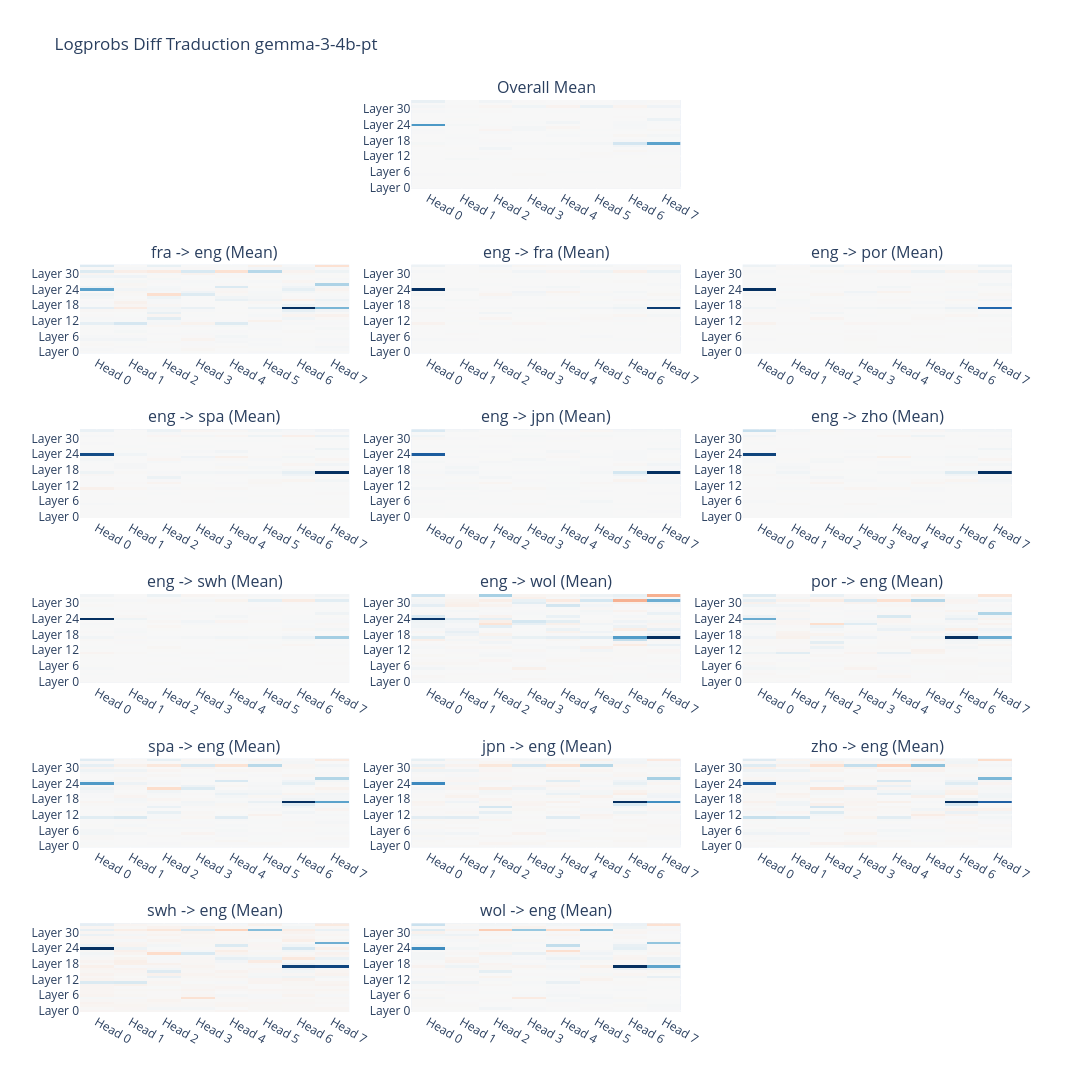

The notebook cell saved with this chart:
### Code cell
plot_logprobs_diff(
    logprobs_diff_lang,
    logprobs_diff_lang.keys(),
    title="Logprobs Diff Traduction gemma-3-4b-pt",
)

### Figure 1 — Plotly figure (JSON) as saved in the notebook; plotly's stock layout.template omitted (floating-point values rounded to 4 significant figures; data arrays with more than 128 entries replaced by an {"elided": "..."} marker saying what was removed)
{"data": [{"colorscale": [[0, "rgb(103,0,31)"], [0.1, "rgb(178,24,43)"], [0.2, "rgb(214,96,77)"], [0.3, "rgb(244,165,130)"], [0.4, "rgb(253,219,199)"], [0.5, "rgb(247,247,247)"], [0.6, "rgb(209,229,240)"], [0.7, "rgb(146,197,222)"], [0.8, "rgb(67,147,195)"], [0.9, "rgb(33,102,172)"], [1, "rgb(5,48,97)"]], "showscale": false, "type": "heatmap", "x": ["Head 0", "Head 1", "Head 2", "Head 3", "Head 4", "Head 5", "Head 6", "Head 7"], "xaxis": "x2", "y": ["Layer 0", "Layer 1", "Layer 2", "Layer 3", "Layer 4", "Layer 5", "Layer 6", "Layer 7", "Layer 8", "Layer 9", "Layer 10", "Layer 11", "Layer 12", "Layer 13", "Layer 14", "Layer 15", "Layer 16", "Layer 17", "Layer 18", "Layer 19", "Layer 20", "Layer 21", "Layer 22", "Layer 23", "Layer 24", "Layer 25", "Layer 26", "Layer 27", "Layer 28", "Layer 29", "Layer 30", "Layer 31", "Layer 32", "Layer 33"], "yaxis": "y2", "z": {"elided": "34x8 float values"}, "zmax": 5, "zmid": 0, "zmin": -5}, {"colorscale": [[0, "rgb(103,0,31)"], [0.1, "rgb(178,24,43)"], [0.2, "rgb(214,96,77)"], [0.3, "rgb(244,165,130)"], [0.4, "rgb(253,219,199)"], [0.5, "rgb(247,247,247)"], [0.6, "rgb(209,229,240)"], [0.7, "rgb(146,197,222)"], [0.8, "rgb(67,147,195)"], [0.9, "rgb(33,102,172)"], [1, "rgb(5,48,97)"]], "showscale": false, "type": "heatmap", "x": ["Head 0", "Head 1", "Head 2", "Head 3", "Head 4", "Head 5", "Head 6", "Head 7"], "xaxis": "x4", "y": ["Layer 0", "Layer 1", "Layer 2", "Layer 3", "Layer 4", "Layer 5", "Layer 6", "Layer 7", "Layer 8", "Layer 9", "Layer 10", "Layer 11", "Layer 12", "Layer 13", "Layer 14", "Layer 15", "Layer 16", "Layer 17", "Layer 18", "Layer 19", "Layer 20", "Layer 21", "Layer 22", "Layer 23", "Layer 24", "Layer 25", "Layer 26", "Layer 27", "Layer 28", "Layer 29", "Layer 30", "Layer 31", "Layer 32", "Layer 33"], "yaxis": "y4", "z": {"elided": "34x8 float values"}, "zmid": 0}, {"colorscale": [[0, "rgb(103,0,31)"], [0.1, "rgb(178,24,43)"], [0.2, "rgb(214,96,77)"], [0.3, "rgb(244,165,130)"], [0.4, "rgb(253,219,199)"], [0.5, "rgb(247,247,247)"], [0.6, "rgb(209,229,240)"], [0.7, "rgb(146,197,222)"], [0.8, "rgb(67,147,195)"], [0.9, "rgb(33,102,172)"], [1, "rgb(5,48,97)"]], "showscale": false, "type": "heatmap", "x": ["Head 0", "Head 1", "Head 2", "Head 3", "Head 4", "Head 5", "Head 6", "Head 7"], "xaxis": "x5", "y": ["Layer 0", "Layer 1", "Layer 2", "Layer 3", "Layer 4", "Layer 5", "Layer 6", "Layer 7", "Layer 8", "Layer 9", "Layer 10", "Layer 11", "Layer 12", "Layer 13", "Layer 14", "Layer 15", "Layer 16", "Layer 17", "Layer 18", "Layer 19", "Layer 20", "Layer 21", "Layer 22", "Layer 23", "Layer 24", "Layer 25", "Layer 26", "Layer 27", "Layer 28", "Layer 29", "Layer 30", "Layer 31", "Layer 32", "Layer 33"], "yaxis": "y5", "z": {"elided": "34x8 float values"}, "zmid": 0}, {"colorscale": [[0, "rgb(103,0,31)"], [0.1, "rgb(178,24,43)"], [0.2, "rgb(214,96,77)"], [0.3, "rgb(244,165,130)"], [0.4, "rgb(253,219,199)"], [0.5, "rgb(247,247,247)"], [0.6, "rgb(209,229,240)"], [0.7, "rgb(146,197,222)"], [0.8, "rgb(67,147,195)"], [0.9, "rgb(33,102,172)"], [1, "rgb(5,48,97)"]], "showscale": false, "type": "heatmap", "x": ["Head 0", "Head 1", "Head 2", "Head 3", "Head 4", "Head 5", "Head 6", "Head 7"], "xaxis": "x6", "y": ["Layer 0", "Layer 1", "Layer 2", "Layer 3", "Layer 4", "Layer 5", "Layer 6", "Layer 7", "Layer 8", "Layer 9", "Layer 10", "Layer 11", "Layer 12", "Layer 13", "Layer 14", "Layer 15", "Layer 16", "Layer 17", "Layer 18", "Layer 19", "Layer 20", "Layer 21", "Layer 22", "Layer 23", "Layer 24", "Layer 25", "Layer 26", "Layer 27", "Layer 28", "Layer 29", "Layer 30", "Layer 31", "Layer 32", "Layer 33"], "yaxis": "y6", "z": {"elided": "34x8 float values"}, "zmid": 0}, {"colorscale": [[0, "rgb(103,0,31)"], [0.1, "rgb(178,24,43)"], [0.2, "rgb(214,96,77)"], [0.3, "rgb(244,165,130)"], [0.4, "rgb(253,219,199)"], [0.5, "rgb(247,247,247)"], [0.6, "rgb(209,229,240)"], [0.7, "rgb(146,197,222)"], [0.8, "rgb(67,147,195)"], [0.9, "rgb(33,102,172)"], [1, "rgb(5,48,97)"]], "showscale": false, "type": "heatmap", "x": ["Head 0", "Head 1", "Head 2", "Head 3", "Head 4", "Head 5", "Head 6", "Head 7"], "xaxis": "x7", "y": ["Layer 0", "Layer 1", "Layer 2", "Layer 3", "Layer 4", "Layer 5", "Layer 6", "Layer 7", "Layer 8", "Layer 9", "Layer 10", "Layer 11", "Layer 12", "Layer 13", "Layer 14", "Layer 15", "Layer 16", "Layer 17", "Layer 18", "Layer 19", "Layer 20", "Layer 21", "Layer 22", "Layer 23", "Layer 24", "Layer 25", "Layer 26", "Layer 27", "Layer 28", "Layer 29", "Layer 30", "Layer 31", "Layer 32", "Layer 33"], "yaxis": "y7", "z": {"elided": "34x8 float values"}, "zmid": 0}, {"colorscale": [[0, "rgb(103,0,31)"], [0.1, "rgb(178,24,43)"], [0.2, "rgb(214,96,77)"], [0.3, "rgb(244,165,130)"], [0.4, "rgb(253,219,199)"], [0.5, "rgb(247,247,247)"], [0.6, "rgb(209,229,240)"], [0.7, "rgb(146,197,222)"], [0.8, "rgb(67,147,195)"], [0.9, "rgb(33,102,172)"], [1, "rgb(5,48,97)"]], "showscale": false, "type": "heatmap", "x": ["Head 0", "Head 1", "Head 2", "Head 3", "Head 4", "Head 5", "Head 6", "Head 7"], "xaxis": "x8", "y": ["Layer 0", "Layer 1", "Layer 2", "Layer 3", "Layer 4", "Layer 5", "Layer 6", "Layer 7", "Layer 8", "Layer 9", "Layer 10", "Layer 11", "Layer 12", "Layer 13", "Layer 14", "Layer 15", "Layer 16", "Layer 17", "Layer 18", "Layer 19", "Layer 20", "Layer 21", "Layer 22", "Layer 23", "Layer 24", "Layer 25", "Layer 26", "Layer 27", "Layer 28", "Layer 29", "Layer 30", "Layer 31", "Layer 32", "Layer 33"], "yaxis": "y8", "z": {"elided": "34x8 float values"}, "zmid": 0}, {"colorscale": [[0, "rgb(103,0,31)"], [0.1, "rgb(178,24,43)"], [0.2, "rgb(214,96,77)"], [0.3, "rgb(244,165,130)"], [0.4, "rgb(253,219,199)"], [0.5, "rgb(247,247,247)"], [0.6, "rgb(209,229,240)"], [0.7, "rgb(146,197,222)"], [0.8, "rgb(67,147,195)"], [0.9, "rgb(33,102,172)"], [1, "rgb(5,48,97)"]], "showscale": false, "type": "heatmap", "x": ["Head 0", "Head 1", "Head 2", "Head 3", "Head 4", "Head 5", "Head 6", "Head 7"], "xaxis": "x9", "y": ["Layer 0", "Layer 1", "Layer 2", "Layer 3", "Layer 4", "Layer 5", "Layer 6", "Layer 7", "Layer 8", "Layer 9", "Layer 10", "Layer 11", "Layer 12", "Layer 13", "Layer 14", "Layer 15", "Layer 16", "Layer 17", "Layer 18", "Layer 19", "Layer 20", "Layer 21", "Layer 22", "Layer 23", "Layer 24", "Layer 25", "Layer 26", "Layer 27", "Layer 28", "Layer 29", "Layer 30", "Layer 31", "Layer 32", "Layer 33"], "yaxis": "y9", "z": {"elided": "34x8 float values"}, "zmid": 0}, {"colorscale": [[0, "rgb(103,0,31)"], [0.1, "rgb(178,24,43)"], [0.2, "rgb(214,96,77)"], [0.3, "rgb(244,165,130)"], [0.4, "rgb(253,219,199)"], [0.5, "rgb(247,247,247)"], [0.6, "rgb(209,229,240)"], [0.7, "rgb(146,197,222)"], [0.8, "rgb(67,147,195)"], [0.9, "rgb(33,102,172)"], [1, "rgb(5,48,97)"]], "showscale": false, "type": "heatmap", "x": ["Head 0", "Head 1", "Head 2", "Head 3", "Head 4", "Head 5", "Head 6", "Head 7"], "xaxis": "x10", "y": ["Layer 0", "Layer 1", "Layer 2", "Layer 3", "Layer 4", "Layer 5", "Layer 6", "Layer 7", "Layer 8", "Layer 9", "Layer 10", "Layer 11", "Layer 12", "Layer 13", "Layer 14", "Layer 15", "Layer 16", "Layer 17", "Layer 18", "Layer 19", "Layer 20", "Layer 21", "Layer 22", "Layer 23", "Layer 24", "Layer 25", "Layer 26", "Layer 27", "Layer 28", "Layer 29", "Layer 30", "Layer 31", "Layer 32", "Layer 33"], "yaxis": "y10", "z": {"elided": "34x8 float values"}, "zmid": 0}, {"colorscale": [[0, "rgb(103,0,31)"], [0.1, "rgb(178,24,43)"], [0.2, "rgb(214,96,77)"], [0.3, "rgb(244,165,130)"], [0.4, "rgb(253,219,199)"], [0.5, "rgb(247,247,247)"], [0.6, "rgb(209,229,240)"], [0.7, "rgb(146,197,222)"], [0.8, "rgb(67,147,195)"], [0.9, "rgb(33,102,172)"], [1, "rgb(5,48,97)"]], "showscale": false, "type": "heatmap", "x": ["Head 0", "Head 1", "Head 2", "Head 3", "Head 4", "Head 5", "Head 6", "Head 7"], "xaxis": "x11", "y": ["Layer 0", "Layer 1", "Layer 2", "Layer 3", "Layer 4", "Layer 5", "Layer 6", "Layer 7", "Layer 8", "Layer 9", "Layer 10", "Layer 11", "Layer 12", "Layer 13", "Layer 14", "Layer 15", "Layer 16", "Layer 17", "Layer 18", "Layer 19", "Layer 20", "Layer 21", "Layer 22", "Layer 23", "Layer 24", "Layer 25", "Layer 26", "Layer 27", "Layer 28", "Layer 29", "Layer 30", "Layer 31", "Layer 32", "Layer 33"], "yaxis": "y11", "z": {"elided": "34x8 float values"}, "zmid": 0}, {"colorscale": [[0, "rgb(103,0,31)"], [0.1, "rgb(178,24,43)"], [0.2, "rgb(214,96,77)"], [0.3, "rgb(244,165,130)"], [0.4, "rgb(253,219,199)"], [0.5, "rgb(247,247,247)"], [0.6, "rgb(209,229,240)"], [0.7, "rgb(146,197,222)"], [0.8, "rgb(67,147,195)"], [0.9, "rgb(33,102,172)"], [1, "rgb(5,48,97)"]], "showscale": false, "type": "heatmap", "x": ["Head 0", "Head 1", "Head 2", "Head 3", "Head 4", "Head 5", "Head 6", "Head 7"], "xaxis": "x12", "y": ["Layer 0", "Layer 1", "Layer 2", "Layer 3", "Layer 4", "Layer 5", "Layer 6", "Layer 7", "Layer 8", "Layer 9", "Layer 10", "Layer 11", "Layer 12", "Layer 13", "Layer 14", "Layer 15", "Layer 16", "Layer 17", "Layer 18", "Layer 19", "Layer 20", "Layer 21", "Layer 22", "Layer 23", "Layer 24", "Layer 25", "Layer 26", "Layer 27", "Layer 28", "Layer 29", "Layer 30", "Layer 31", "Layer 32", "Layer 33"], "yaxis": "y12", "z": {"elided": "34x8 float values"}, "zmid": 0}, {"colorscale": [[0, "rgb(103,0,31)"], [0.1, "rgb(178,24,43)"], [0.2, "rgb(214,96,77)"], [0.3, "rgb(244,165,130)"], [0.4, "rgb(253,219,199)"], [0.5, "rgb(247,247,247)"], [0.6, "rgb(209,229,240)"], [0.7, "rgb(146,197,222)"], [0.8, "rgb(67,147,195)"], [0.9, "rgb(33,102,172)"], [1, "rgb(5,48,97)"]], "showscale": false, "type": "heatmap", "x": ["Head 0", "Head 1", "Head 2", "Head 3", "Head 4", "Head 5", "Head 6", "Head 7"], "xaxis": "x13", "y": ["Layer 0", "Layer 1", "Layer 2", "Layer 3", "Layer 4", "Layer 5", "Layer 6", "Layer 7", "Layer 8", "Layer 9", "Layer 10", "Layer 11", "Layer 12", "Layer 13", "Layer 14", "Layer 15", "Layer 16", "Layer 17", "Layer 18", "Layer 19", "Layer 20", "Layer 21", "Layer 22", "Layer 23", "Layer 24", "Layer 25", "Layer 26", "Layer 27", "Layer 28", "Layer 29", "Layer 30", "Layer 31", "Layer 32", "Layer 33"], "yaxis": "y13", "z": {"elided": "34x8 float values"}, "zmid": 0}, {"colorscale": [[0, "rgb(103,0,31)"], [0.1, "rgb(178,24,43)"], [0.2, "rgb(214,96,77)"], [0.3, "rgb(244,165,130)"], [0.4, "rgb(253,219,199)"], [0.5, "rgb(247,247,247)"], [0.6, "rgb(209,229,240)"], [0.7, "rgb(146,197,222)"], [0.8, "rgb(67,147,195)"], [0.9, "rgb(33,102,172)"], [1, "rgb(5,48,97)"]], "showscale": false, "type": "heatmap", "x": ["Head 0", "Head 1", "Head 2", "Head 3", "Head 4", "Head 5", "Head 6", "Head 7"], "xaxis": "x14", "y": ["Layer 0", "Layer 1", "Layer 2", "Layer 3", "Layer 4", "Layer 5", "Layer 6", "Layer 7", "Layer 8", "Layer 9", "Layer 10", "Layer 11", "Layer 12", "Layer 13", "Layer 14", "Layer 15", "Layer 16", "Layer 17", "Layer 18", "Layer 19", "Layer 20", "Layer 21", "Layer 22", "Layer 23", "Layer 24", "Layer 25", "Layer 26", "Layer 27", "Layer 28", "Layer 29", "Layer 30", "Layer 31", "Layer 32", "Layer 33"], "yaxis": "y14", "z": {"elided": "34x8 float values"}, "zmid": 0}, {"colorscale": [[0, "rgb(103,0,31)"], [0.1, "rgb(178,24,43)"], [0.2, "rgb(214,96,77)"], [0.3, "rgb(244,165,130)"], [0.4, "rgb(253,219,199)"], [0.5, "rgb(247,247,247)"], [0.6, "rgb(209,229,240)"], [0.7, "rgb(146,197,222)"], [0.8, "rgb(67,147,195)"], [0.9, "rgb(33,102,172)"], [1, "rgb(5,48,97)"]], "showscale": false, "type": "heatmap", "x": ["Head 0", "Head 1", "Head 2", "Head 3", "Head 4", "Head 5", "Head 6", "Head 7"], "xaxis": "x15", "y": ["Layer 0", "Layer 1", "Layer 2", "Layer 3", "Layer 4", "Layer 5", "Layer 6", "Layer 7", "Layer 8", "Layer 9", "Layer 10", "Layer 11", "Layer 12", "Layer 13", "Layer 14", "Layer 15", "Layer 16", "Layer 17", "Layer 18", "Layer 19", "Layer 20", "Layer 21", "Layer 22", "Layer 23", "Layer 24", "Layer 25", "Layer 26", "Layer 27", "Layer 28", "Layer 29", "Layer 30", "Layer 31", "Layer 32", "Layer 33"], "yaxis": "y15", "z": {"elided": "34x8 float values"}, "zmid": 0}, {"colorscale": [[0, "rgb(103,0,31)"], [0.1, "rgb(178,24,43)"], [0.2, "rgb(214,96,77)"], [0.3, "rgb(244,165,130)"], [0.4, "rgb(253,219,199)"], [0.5, "rgb(247,247,247)"], [0.6, "rgb(209,229,240)"], [0.7, "rgb(146,197,222)"], [0.8, "rgb(67,147,195)"], [0.9, "rgb(33,102,172)"], [1, "rgb(5,48,97)"]], "showscale": false, "type": "heatmap", "x": ["Head 0", "Head 1", "Head 2", "Head 3", "Head 4", "Head 5", "Head 6", "Head 7"], "xaxis": "x16", "y": ["Layer 0", "Layer 1", "Layer 2", "Layer 3", "Layer 4", "Layer 5", "Layer 6", "Layer 7", "Layer 8", "Layer 9", "Layer 10", "Layer 11", "Layer 12", "Layer 13", "Layer 14", "Layer 15", "Layer 16", "Layer 17", "Layer 18", "Layer 19", "Layer 20", "Layer 21", "Layer 22", "Layer 23", "Layer 24", "Layer 25", "Layer 26", "Layer 27", "Layer 28", "Layer 29", "Layer 30", "Layer 31", "Layer 32", "Layer 33"], "yaxis": "y16", "z": {"elided": "34x8 float values"}, "zmid": 0}, {"colorscale": [[0, "rgb(103,0,31)"], [0.1, "rgb(178,24,43)"], [0.2, "rgb(214,96,77)"], [0.3, "rgb(244,165,130)"], [0.4, "rgb(253,219,199)"], [0.5, "rgb(247,247,247)"], [0.6, "rgb(209,229,240)"], [0.7, "rgb(146,197,222)"], [0.8, "rgb(67,147,195)"], [0.9, "rgb(33,102,172)"], [1, "rgb(5,48,97)"]], "showscale": false, "type": "heatmap", "x": ["Head 0", "Head 1", "Head 2", "Head 3", "Head 4", "Head 5", "Head 6", "Head 7"], "xaxis": "x17", "y": ["Layer 0", "Layer 1", "Layer 2", "Layer 3", "Layer 4", "Layer 5", "Layer 6", "Layer 7", "Layer 8", "Layer 9", "Layer 10", "Layer 11", "Layer 12", "Layer 13", "Layer 14", "Layer 15", "Layer 16", "Layer 17", "Layer 18", "Layer 19", "Layer 20", "Layer 21", "Layer 22", "Layer 23", "Layer 24", "Layer 25", "Layer 26", "Layer 27", "Layer 28", "Layer 29", "Layer 30", "Layer 31", "Layer 32", "Layer 33"], "yaxis": "y17", "z": {"elided": "34x8 float values"}, "zmid": 0}], "layout": {"annotations": [{"font": {"size": 16}, "showarrow": false, "text": "Overall Mean", "x": 0.5, "xanchor": "center", "xref": "paper", "y": 1.0, "yanchor": "bottom", "yref": "paper"}, {"font": {"size": 16}, "showarrow": false, "text": "fra -> eng (Mean)", "x": 0.1444, "xanchor": "center", "xref": "paper", "y": 0.8194, "yanchor": "bottom", "yref": "paper"}, {"font": {"size": 16}, "showarrow": false, "text": "eng -> fra (Mean)", "x": 0.5, "xanchor": "center", "xref": "paper", "y": 0.8194, "yanchor": "bottom", "yref": "paper"}, {"font": {"size": 16}, "showarrow": false, "text": "eng -> por (Mean)", "x": 0.8556, "xanchor": "center", "xref": "paper", "y": 0.8194, "yanchor": "bottom", "yref": "paper"}, {"font": {"size": 16}, "showarrow": false, "text": "eng -> spa (Mean)", "x": 0.1444, "xanchor": "center", "xref": "paper", "y": 0.6389, "yanchor": "bottom", "yref": "paper"}, {"font": {"size": 16}, "showarrow": false, "text": "eng -> jpn (Mean)", "x": 0.5, "xanchor": "center", "xref": "paper", "y": 0.6389, "yanchor": "bottom", "yref": "paper"}, {"font": {"size": 16}, "showarrow": false, "text": "eng -> zho (Mean)", "x": 0.8556, "xanchor": "center", "xref": "paper", "y": 0.6389, "yanchor": "bottom", "yref": "paper"}, {"font": {"size": 16}, "showarrow": false, "text": "eng -> swh (Mean)", "x": 0.1444, "xanchor": "center", "xref": "paper", "y": 0.4583, "yanchor": "bottom", "yref": "paper"}, {"font": {"size": 16}, "showarrow": false, "text": "eng -> wol (Mean)", "x": 0.5, "xanchor": "center", "xref": "paper", "y": 0.4583, "yanchor": "bottom", "yref": "paper"}, {"font": {"size": 16}, "showarrow": false, "text": "por -> eng (Mean)", "x": 0.8556, "xanchor": "center", "xref": "paper", "y": 0.4583, "yanchor": "bottom", "yref": "paper"}, {"font": {"size": 16}, "showarrow": false, "text": "spa -> eng (Mean)", "x": 0.1444, "xanchor": "center", "xref": "paper", "y": 0.2778, "yanchor": "bottom", "yref": "paper"}, {"font": {"size": 16}, "showarrow": false, "text": "jpn -> eng (Mean)", "x": 0.5, "xanchor": "center", "xref": "paper", "y": 0.2778, "yanchor": "bottom", "yref": "paper"}, {"font": {"size": 16}, "showarrow": false, "text": "zho -> eng (Mean)", "x": 0.8556, "xanchor": "center", "xref": "paper", "y": 0.2778, "yanchor": "bottom", "yref": "paper"}, {"font": {"size": 16}, "showarrow": false, "text": "swh -> eng (Mean)", "x": 0.1444, "xanchor": "center", "xref": "paper", "y": 0.09722, "yanchor": "bottom", "yref": "paper"}, {"font": {"size": 16}, "showarrow": false, "text": "wol -> eng (Mean)", "x": 0.5, "xanchor": "center", "xref": "paper", "y": 0.09722, "yanchor": "bottom", "yref": "paper"}], "height": 2400, "title": {"text": "Logprobs Diff Traduction gemma-3-4b-pt"}, "width": 1200, "xaxis": {"anchor": "y", "domain": [0, 0.2889]}, "xaxis10": {"anchor": "y10", "domain": [0, 0.2889]}, "xaxis11": {"anchor": "y11", "domain": [0.3556, 0.6444]}, "xaxis12": {"anchor": "y12", "domain": [0.7111, 1]}, "xaxis13": {"anchor": "y13", "domain": [0, 0.2889]}, "xaxis14": {"anchor": "y14", "domain": [0.3556, 0.6444]}, "xaxis15": {"anchor": "y15", "domain": [0.7111, 1]}, "xaxis16": {"anchor": "y16", "domain": [0, 0.2889]}, "xaxis17": {"anchor": "y17", "domain": [0.3556, 0.6444]}, "xaxis18": {"anchor": "y18", "domain": [0.7111, 1]}, "xaxis2": {"anchor": "y2", "domain": [0.3556, 0.6444]}, "xaxis3": {"anchor": "y3", "domain": [0.7111, 1]}, "xaxis4": {"anchor": "y4", "domain": [0, 0.2889]}, "xaxis5": {"anchor": "y5", "domain": [0.3556, 0.6444]}, "xaxis6": {"anchor": "y6", "domain": [0.7111, 1]}, "xaxis7": {"anchor": "y7", "domain": [0, 0.2889]}, "xaxis8": {"anchor": "y8", "domain": [0.3556, 0.6444]}, "xaxis9": {"anchor": "y9", "domain": [0.7111, 1]}, "yaxis": {"anchor": "x", "domain": [0.9028, 1.0]}, "yaxis10": {"anchor": "x10", "domain": [0.3611, 0.4583]}, "yaxis11": {"anchor": "x11", "domain": [0.3611, 0.4583]}, "yaxis12": {"anchor": "x12", "domain": [0.3611, 0.4583]}, "yaxis13": {"anchor": "x13", "domain": [0.1806, 0.2778]}, "yaxis14": {"anchor": "x14", "domain": [0.1806, 0.2778]}, "yaxis15": {"anchor": "x15", "domain": [0.1806, 0.2778]}, "yaxis16": {"anchor": "x16", "domain": [0, 0.09722]}, "yaxis17": {"anchor": "x17", "domain": [0, 0.09722]}, "yaxis18": {"anchor": "x18", "domain": [0, 0.09722]}, "yaxis2": {"anchor": "x2", "domain": [0.9028, 1.0]}, "yaxis3": {"anchor": "x3", "domain": [0.9028, 1.0]}, "yaxis4": {"anchor": "x4", "domain": [0.7222, 0.8194]}, "yaxis5": {"anchor": "x5", "domain": [0.7222, 0.8194]}, "yaxis6": {"anchor": "x6", "domain": [0.7222, 0.8194]}, "yaxis7": {"anchor": "x7", "domain": [0.5417, 0.6389]}, "yaxis8": {"anchor": "x8", "domain": [0.5417, 0.6389]}, "yaxis9": {"anchor": "x9", "domain": [0.5417, 0.6389]}}}
